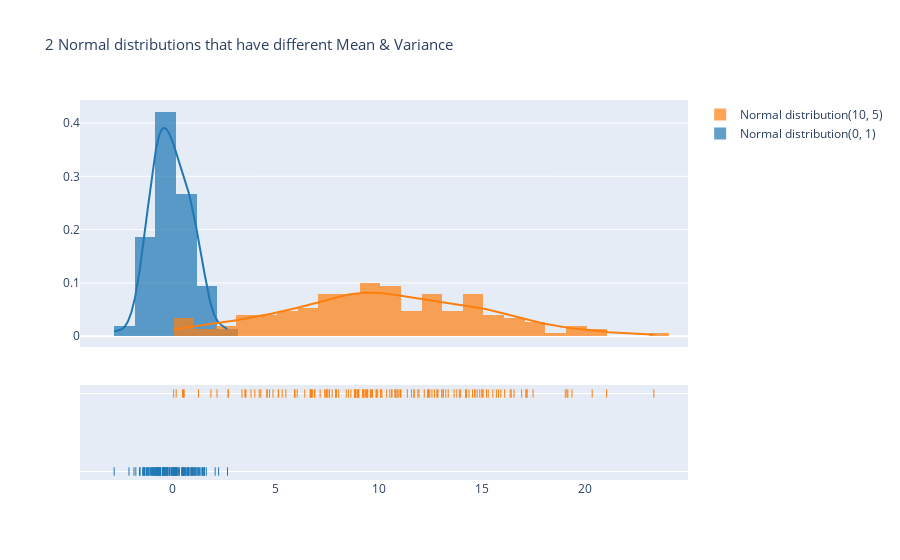

The notebook cell this image was saved under:
### Code cell
mu1, sigma1 = 0, 1
mu2, sigma2 = 10, 5
normal_1 = np.random.normal(mu1, sigma1, N)
normal_2 = np.random.normal(mu2, sigma2, N)

fig = ff.create_distplot([normal_1, normal_2],
                         ['Normal distribution(0, 1)', 'Normal distribution(10, 5)'], show_rug=True)
fig.update_layout(title_text ='2 Normal distributions that have different Mean & Variance', title_font_size=15)
fig.show()

### Figure 1 — Plotly figure (JSON) as saved in the notebook; plotly's stock layout.template omitted (floating-point values rounded to 4 significant figures; data arrays with more than 128 entries replaced by an {"elided": "..."} marker saying what was removed)
{"data": [{"autobinx": false, "histnorm": "probability density", "legendgroup": "Normal distribution(0, 1)", "marker": {"color": "rgb(31, 119, 180)"}, "name": "Normal distribution(0, 1)", "opacity": 0.7, "x": {"elided": "150 float values"}, "xaxis": "x", "xbins": {"end": 2.672, "size": 1.0, "start": -2.816}, "yaxis": "y", "type": "histogram"}, {"autobinx": false, "histnorm": "probability density", "legendgroup": "Normal distribution(10, 5)", "marker": {"color": "rgb(255, 127, 14)"}, "name": "Normal distribution(10, 5)", "opacity": 0.7, "x": {"elided": "150 float values"}, "xaxis": "x", "xbins": {"end": 23.31, "size": 1.0, "start": 0.06448}, "yaxis": "y", "type": "histogram"}, {"legendgroup": "Normal distribution(0, 1)", "marker": {"color": "rgb(31, 119, 180)"}, "mode": "lines", "name": "Normal distribution(0, 1)", "showlegend": false, "x": {"elided": "500 float values"}, "xaxis": "x", "y": {"elided": "500 float values"}, "yaxis": "y", "type": "scatter"}, {"legendgroup": "Normal distribution(10, 5)", "marker": {"color": "rgb(255, 127, 14)"}, "mode": "lines", "name": "Normal distribution(10, 5)", "showlegend": false, "x": {"elided": "500 float values"}, "xaxis": "x", "y": {"elided": "500 float values"}, "yaxis": "y", "type": "scatter"}, {"legendgroup": "Normal distribution(0, 1)", "marker": {"color": "rgb(31, 119, 180)", "symbol": "line-ns-open"}, "mode": "markers", "name": "Normal distribution(0, 1)", "showlegend": false, "x": {"elided": "150 float values"}, "xaxis": "x", "y": {"elided": "150 str values"}, "yaxis": "y2", "type": "scatter"}, {"legendgroup": "Normal distribution(10, 5)", "marker": {"color": "rgb(255, 127, 14)", "symbol": "line-ns-open"}, "mode": "markers", "name": "Normal distribution(10, 5)", "showlegend": false, "x": {"elided": "150 float values"}, "xaxis": "x", "y": {"elided": "150 str values"}, "yaxis": "y2", "type": "scatter"}], "layout": {"barmode": "overlay", "hovermode": "closest", "legend": {"traceorder": "reversed"}, "xaxis": {"anchor": "y2", "domain": [0.0, 1.0], "zeroline": false}, "yaxis": {"anchor": "free", "domain": [0.35, 1], "position": 0.0}, "yaxis2": {"anchor": "x", "domain": [0, 0.25], "dtick": 1, "showticklabels": false}, "title": {"font": {"size": 15}, "text": "2 Normal distributions that have different Mean & Variance"}}}
